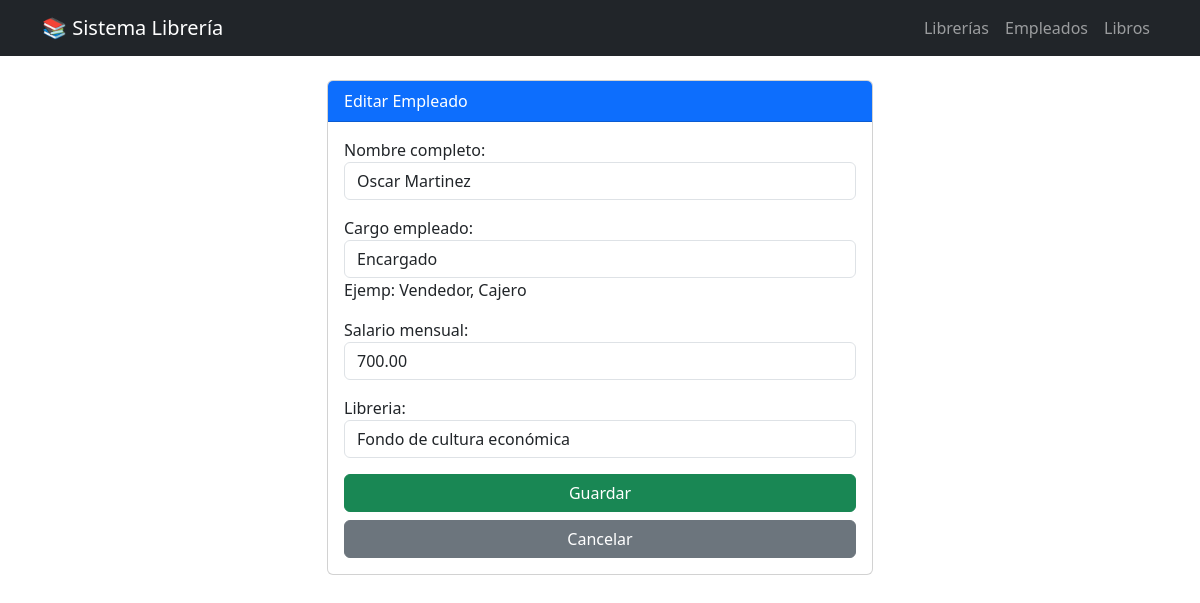
The page /empleados/editar/2/ on the database its author committed.
### gestionLib/models.py (models this page shows, shortened)
class Empleado(models.Model):
    nombre_completo = models.CharField(max_length = 200)
    cargo_empleado = models.CharField (max_length=100, help_text= "Ejemp: Vendedor, Cajero")
    salario_mensual = models.DecimalField(max_digits=10, decimal_places=2)
    libreria = models.ForeignKey(Libreria, on_delete=models.CASCADE, related_name="empleados")

### gestionLib/views.py (the view)
# urls.py: path('empleados/editar/<int:id>/', views.editar_empleado, name='editar_empleado'),
def editar_empleado(request, id):
    empleado = get_object_or_404(Empleado, pk=id)
    if request.method == 'POST':
        form = EmpleadoForm(request.POST, instance=empleado)
        if form.is_valid():
            form.save()
            return redirect('listar_empleados')
    else:
        form = EmpleadoForm(instance=empleado)
    return render(request, 'gestionLib/form_gener.html', {'form': form, 'titulo': 'Editar Empleado'})

### gestionLib/forms.py
class EmpleadoForm(forms.ModelForm):
    class Meta:
        model = Empleado
        fields = '__all__'
        widgets = {
            'nombre_completo': forms.TextInput(attrs={'class': 'form-control'}),
            'cargo_empleado': forms.TextInput(attrs={'class': 'form-control'}),
            'salario_mensual': forms.NumberInput(attrs={'class': 'form-control'}),
            'libreria': forms.Select(attrs={'class': 'form-control'}),
        }

### gestionLib/models.py (called while the page is built)
    def __str__(self):
        return self.nombre_libreria

### gestionLib/templates/gestionLib/form_gener.html
{% extends 'gestionLib/base.html' %}
{% block contenido %}
<div class="row justify-content-center">
    <div class="col-md-6">
        <div class="card">
            <div class="card-header bg-primary text-white">
                {{ titulo }}
            </div>
            <div class="card-body">
                <form method="post">
                    {% csrf_token %} {{ form.as_p }}
                    <button type="submit" class="btn btn-success w-100">Guardar</button>
                    <a href="javascript:history.back()" class="btn btn-secondary w-100 mt-2">Cancelar</a>
                </form>
            </div>
        </div>
    </div>
</div>
{% endblock %}

### rows shown on the page
Empleado: nombre_completo "Oscar Martinez", cargo_empleado "Encargado", salario_mensual "700.00", libreria "Fondo de cultura económica"

### other values the page prints
{{ titulo }} "Editar Empleado"
